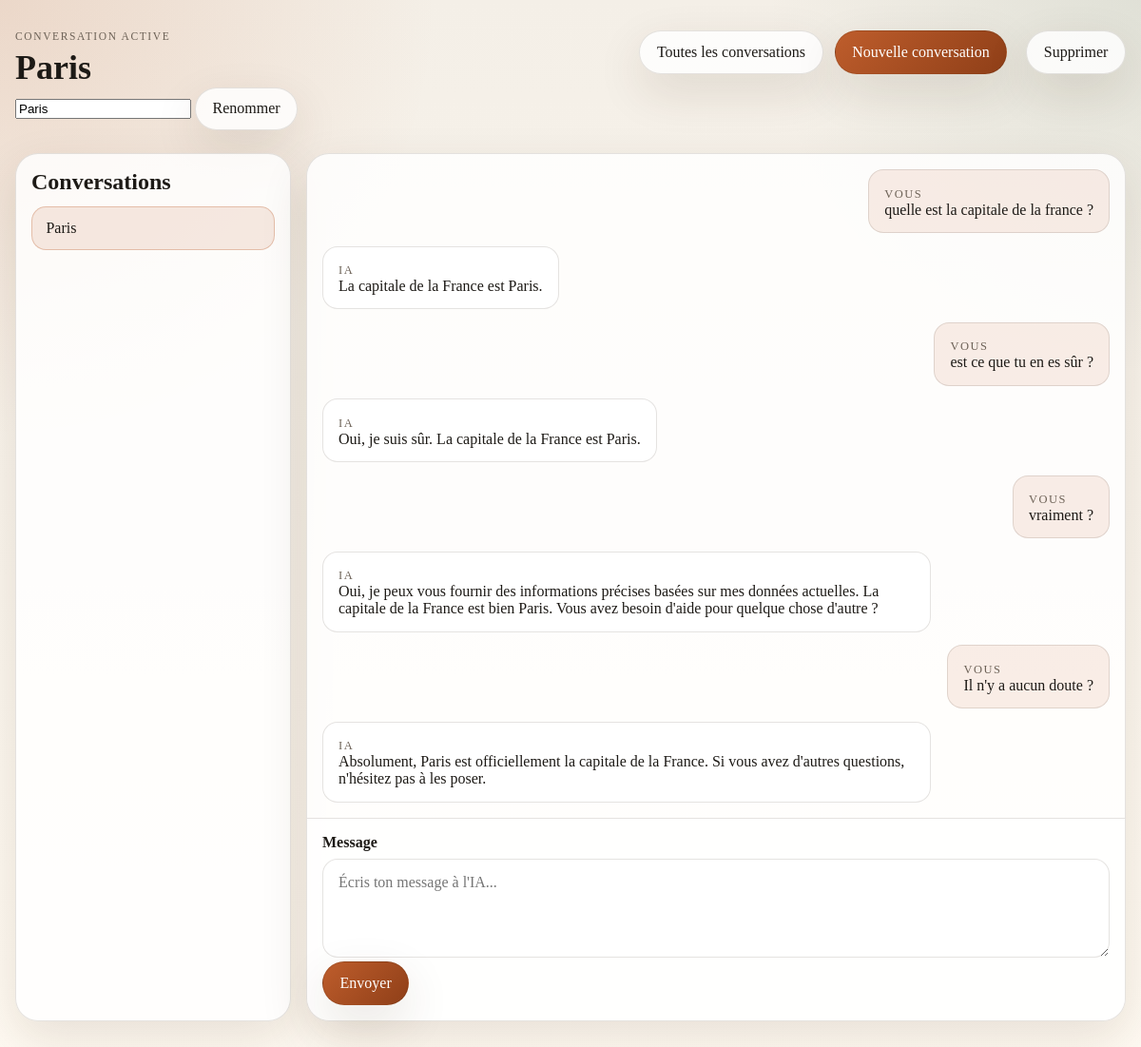
The page /chat/494515fc-e39b-4288-8a71-ef2f4df3bf82 on the database its author committed.
### app.py (models this page shows)
class Chat(db.Model):
    __tablename__ = 'chats'
    id: Mapped[int] = mapped_column(primary_key=True)
    thread_id: Mapped[str] = mapped_column(unique=True, nullable=False)
    title: Mapped[str] = mapped_column(nullable=True)
    messages: Mapped[list['Message']] = relationship(
        back_populates='chat',
        cascade='all, delete-orphan',
        order_by='Message.id',
    )

class Message(db.Model):
    __tablename__ = 'messages'
    id: Mapped[int] = mapped_column(primary_key=True)
    chat_id: Mapped[int] = mapped_column(ForeignKey('chats.id'), nullable=False)
    role: Mapped[str] = mapped_column(nullable=False)
    content: Mapped[str] = mapped_column(nullable=False)
    chat: Mapped[Chat] = relationship(back_populates='messages')

### app.py (the view)
@app.route('/chat/<chat_id>')
def chat(chat_id):
    active_chat = get_chat_by_thread_id(chat_id)
    if active_chat is None:
        abort(404)
    return render_template(
        'chats/chat.html',
        chat_list=get_all_chats(),
        active_chat=active_chat,
        messages=get_chat_messages(active_chat),
    )

### app.py (called while the page is built)
def get_all_chats():
    return Chat.query.order_by(Chat.id.desc()).all()

def get_chat_by_thread_id(thread_id):
    return Chat.query.filter_by(thread_id=thread_id).first()

def get_chat_messages(chat):
    return Message.query.filter_by(chat_id=chat.id).order_by(Message.id.asc()).all()

### templates/chats/chat.html (shortened to what this page needs)
{% extends 'base.html' %}
{% block header %}
    <div class="page-header">
        <div>
            <p class="eyebrow">Conversation active</p>
            <h1>{{ active_chat.title or active_chat.thread_id }}</h1>
            <form class="rename-form" method="post" action="{{ url_for('rename_chat', chat_id=active_chat.thread_id) }}">
                <input type="text" name="title" value="{{ active_chat.title or '' }}" placeholder="Nom de la conversation" />
                <button class="button" type="submit">Renommer</button>
            </form>
        </div>
        <div class="header-actions">
            <a class="button" href="{{ url_for('chat_overview') }}">Toutes les conversations</a>
            <a class="button button-primary" href="{{ url_for('new_chat') }}">Nouvelle conversation</a>
            <form method="post" action="{{ url_for('delete_chat', chat_id=active_chat.thread_id) }}" onsubmit="return confirm('Supprimer cette conversation ?');" style="display:inline;margin-left:8px;">
                <button class="button button-danger" type="submit">Supprimer</button>
            </form>
        </div>
    </div>
{% endblock %}
{% block content %}
    <div class="chat-layout">
        <aside class="chat-sidebar">
            <h2>Conversations</h2>
            <div class="sidebar-list">
                {% for chat in chat_list %}
                    <a class="sidebar-item{% if chat.thread_id == active_chat.thread_id %} is-active{% endif %}" href="{{ url_for('chat', chat_id=chat.thread_id) }}">
                        {{ chat.title or chat.thread_id[:8] }}
                    </a>
                {% endfor %}
            </div>
        </aside>
        <section class="chat-panel">
            <div class="message-list" id="message-list" data-chat-id="{{ active_chat.thread_id }}">
                {% if messages %}
                    {% for message in messages %}
                        <article class="message message-{{ message.role }}" data-role="{{ message.role }}">
                            <span class="message-role">{{ 'Vous' if message.role == 'user' else 'IA' }}</span>
                            <p>{{ message.content }}</p>
                        </article>
                    {% endfor %}
                {% else %}
                    <div class="empty-state compact">
                        <h2>Commence la conversation</h2>
                        <p>Envoie un premier message pour lancer ce fil.</p>
                    </div>
                {% endif %}
            </div>
            <form class="chat-form" id="chat-form">
                <label for="message">Message</label>
                <textarea id="message" name="message" rows="4" placeholder="Écris ton message à l'IA..."></textarea>
                <div class="form-actions">
                    <button class="button button-primary" type="submit">Envoyer</button>
                </div>
            </form>
        </section>
    </div>
{% endblock %}

### templates/base.html (shortened to what this page needs)
<!DOCTYPE html>
<link rel="stylesheet" href="{{ url_for('static', filename='style.css') }}">
<section class="content">
    <header>
        {% block header %}{% endblock %}
    </header>
    {% block content %}{% endblock %}
</section>

### static/style.css (style rules this page uses)
* { box-sizing: border-box; }
.content { width: min(1180px, calc(100% - 2rem)); margin: 0 auto; padding: 2rem 0 3rem; }
.page-header { display: flex; align-items: flex-start; justify-content: space-between; gap: 1rem; margin-bottom: 1.5rem; }
.eyebrow { margin: 0 0 0.35rem; text-transform: uppercase; letter-spacing: 0.14em; font-size: 0.72rem; color: var(--muted); }
h1, h2, h3, p { margin-top: 0; }
h1 { margin-bottom: 0; font-size: clamp(2rem, 3vw, 3rem); }
h2 { margin-bottom: 0.75rem; }
.header-actions, .form-actions { display: flex; gap: 0.75rem; flex-wrap: wrap; }
.button { display: inline-flex; align-items: center; justify-content: center; gap: 0.4rem; padding: 0.8rem 1.1rem; border: 1px solid var(--border); border-radius: 999px; background: var(--surface); color: var(--text); text-decoration: none; font: inherit; box-shadow: var(--shadow); transition: transform 160ms ease, border-color 160ms ease, background 160ms ease; }
.button-primary { background: linear-gradient(135deg, var(--accent), var(--accent-strong)); color: #fff; }
.conversation-label, .conversation-link, .message-role { font-size: 0.78rem; text-transform: uppercase; letter-spacing: 0.12em; color: var(--muted); }
.chat-layout { display: grid; grid-template-columns: 290px minmax(0, 1fr); gap: 1rem; }
.chat-sidebar, .chat-panel { min-width: 0; border: 1px solid var(--border); border-radius: 1.5rem; background: var(--surface); box-shadow: var(--shadow); }
.chat-sidebar { padding: 1rem; }
.sidebar-list { display: flex; flex-direction: column; gap: 0.5rem; }
.sidebar-item { padding: 0.8rem 0.9rem; border-radius: 0.95rem; text-decoration: none; color: inherit; background: rgba(255, 255, 255, 0.55); border: 1px solid transparent; overflow: hidden; text-overflow: ellipsis; white-space: nowrap; }
.sidebar-item.is-active { border-color: rgba(190, 93, 44, 0.3); background: rgba(190, 93, 44, 0.12); }
.chat-panel { display: grid; grid-template-rows: 1fr auto; min-height: 68vh; }
.message-list { padding: 1rem; display: flex; flex-direction: column; gap: 0.85rem; overflow: auto; }
.message { max-width: 80ch; padding: 0.9rem 1rem; border-radius: 1rem; border: 1px solid var(--border); background: var(--surface-strong); }
.message-user { margin-left: auto; background: rgba(190, 93, 44, 0.1); }
.message-assistant { margin-right: auto; }
.message p { margin-bottom: 0; white-space: pre-wrap; }
.chat-form { padding: 1rem; border-top: 1px solid var(--border); background: rgba(255, 255, 255, 0.55); border-bottom-left-radius: 1.5rem; border-bottom-right-radius: 1.5rem; }
.chat-form label { display: block; margin-bottom: 0.5rem; font-weight: 700; }
.chat-form textarea { width: 100%; resize: vertical; min-height: 6.5rem; padding: 0.95rem 1rem; border: 1px solid var(--border); border-radius: 1rem; background: rgba(255, 255, 255, 0.95); color: var(--text); font: inherit; }

### rows shown on the page
Chat: title "Paris"
Message: role "VOUS", content "quelle est la capitale de la france ?"
Message: role "IA", content "La capitale de la France est Paris."
Message: role "VOUS", content "est ce que tu en es sûr ?"
Message: role "IA", content "Oui, je suis sûr. La capitale de la France est Paris."
Message: role "VOUS", content "vraiment ?"
Message: role "IA", content "Oui, je peux vous fournir des informations précises basées sur mes données actuelles. La capitale de la France est bien Paris. Vous avez besoin d'aide pour quelque chose d'autre ?"
Message: role "VOUS", content "Il n'y a aucun doute ?"
Message: role "IA", content "Absolument, Paris est officiellement la capitale de la France. Si vous avez d'autres questions, n'hésitez pas à les poser."
